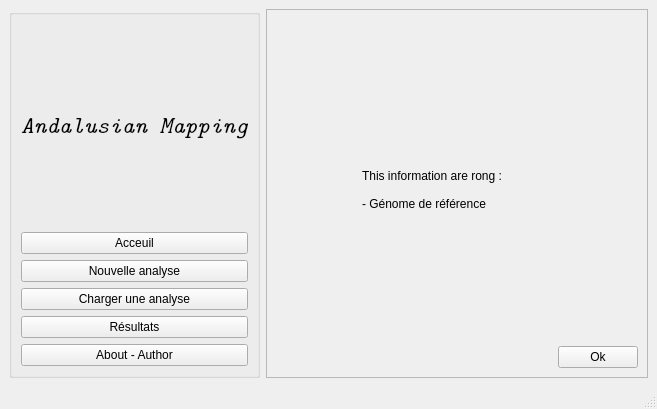
<?xml version="1.0" encoding="UTF-8"?>
<ui version="4.0">
 <class>MainWindow</class>
 <widget class="QMainWindow" name="MainWindow">
  <property name="geometry">
   <rect>
    <x>0</x>
    <y>0</y>
    <width>657</width>
    <height>409</height>
   </rect>
  </property>
  <property name="windowTitle">
   <string>MainWindow</string>
  </property>
  <widget class="QWidget" name="centralwidget">
   <layout class="QGridLayout" name="gridLayout">
    <item row="0" column="0">
     <widget class="QGroupBox" name="groupBox_2">
      <property name="minimumSize">
       <size>
        <width>0</width>
        <height>344</height>
       </size>
      </property>
      <property name="maximumSize">
       <size>
        <width>500</width>
        <height>400</height>
       </size>
      </property>
      <property name="title">
       <string/>
      </property>
      <layout class="QGridLayout" name="gridLayout_2">
       <item row="0" column="0">
        <widget class="QLabel" name="label_titre">
         <property name="font">
          <font>
           <family>Latin Modern Mono</family>
           <pointsize>18</pointsize>
           <weight>50</weight>
           <italic>true</italic>
           <bold>false</bold>
          </font>
         </property>
         <property name="cursor">
          <cursorShape>CrossCursor</cursorShape>
         </property>
         <property name="acceptDrops">
          <bool>false</bool>
         </property>
         <property name="layoutDirection">
          <enum>Qt::LeftToRight</enum>
         </property>
         <property name="text">
          <string>&lt;html&gt;&lt;head/&gt;&lt;body&gt;&lt;p align=&quot;center&quot;&gt;Andalusian Mapping&lt;/p&gt;&lt;/body&gt;&lt;/html&gt;</string>
         </property>
        </widget>
       </item>
       <item row="2" column="0">
        <widget class="QPushButton" name="pushButton_newAnalyse">
         <property name="text">
          <string>Nouvelle analyse</string>
         </property>
        </widget>
       </item>
       <item row="1" column="0">
        <widget class="QPushButton" name="pushButton_acceuil">
         <property name="text">
          <string>Acceuil</string>
         </property>
        </widget>
       </item>
       <item row="4" column="0">
        <widget class="QPushButton" name="pushButton_resultat">
         <property name="text">
          <string>Résultats</string>
         </property>
        </widget>
       </item>
       <item row="3" column="0">
        <widget class="QPushButton" name="pushButton_oldAnalise">
         <property name="text">
          <string>Charger une analyse</string>
         </property>
        </widget>
       </item>
       <item row="5" column="0">
        <widget class="QPushButton" name="pushButton_author">
         <property name="text">
          <string>About - Author</string>
         </property>
        </widget>
       </item>
      </layout>
     </widget>
    </item>
    <item row="0" column="1">
     <widget class="QScrollArea" name="scrollArea">
      <property name="widgetResizable">
       <bool>true</bool>
      </property>
      <widget class="QWidget" name="scrollAreaWidgetContents">
       <property name="geometry">
        <rect>
         <x>0</x>
         <y>0</y>
         <width>377</width>
         <height>342</height>
        </rect>
       </property>
       <layout class="QGridLayout" name="gridLayout_4">
        <item row="2" column="0" rowspan="2" colspan="2">
         <layout class="QHBoxLayout" name="horizontalLayout">
          <item>
           <widget class="QLabel" name="label">
            <property name="maximumSize">
             <size>
              <width>80</width>
              <height>70</height>
             </size>
            </property>
            <property name="text">
             <string/>
            </property>
            <property name="pixmap">
             <pixmap>../../../../../../../Cours/M1S2/Projet/ProjetS2/sign-warning-icon.png</pixmap>
            </property>
            <property name="scaledContents">
             <bool>true</bool>
            </property>
           </widget>
          </item>
          <item>
           <widget class="QLabel" name="label_2">
            <property name="text">
             <string>This information are rong : 

- Génome de référence</string>
            </property>
           </widget>
          </item>
         </layout>
        </item>
        <item row="5" column="1">
         <layout class="QGridLayout" name="gridLayout_3">
          <item row="0" column="0">
           <spacer name="horizontalSpacer_5">
            <property name="orientation">
             <enum>Qt::Horizontal</enum>
            </property>
            <property name="sizeHint" stdset="0">
             <size>
              <width>40</width>
              <height>20</height>
             </size>
            </property>
           </spacer>
          </item>
          <item row="0" column="1">
           <widget class="QPushButton" name="pushButton">
            <property name="text">
             <string>Ok</string>
            </property>
           </widget>
          </item>
         </layout>
        </item>
        <item row="0" column="0" colspan="2">
         <spacer name="horizontalSpacer">
          <property name="orientation">
           <enum>Qt::Horizontal</enum>
          </property>
          <property name="sizeHint" stdset="0">
           <size>
            <width>356</width>
            <height>20</height>
           </size>
          </property>
         </spacer>
        </item>
        <item row="1" column="0" colspan="2">
         <spacer name="horizontalSpacer_2">
          <property name="orientation">
           <enum>Qt::Horizontal</enum>
          </property>
          <property name="sizeHint" stdset="0">
           <size>
            <width>356</width>
            <height>20</height>
           </size>
          </property>
         </spacer>
        </item>
        <item row="4" column="1">
         <spacer name="horizontalSpacer_4">
          <property name="orientation">
           <enum>Qt::Horizontal</enum>
          </property>
          <property name="sizeHint" stdset="0">
           <size>
            <width>350</width>
            <height>20</height>
           </size>
          </property>
         </spacer>
        </item>
       </layout>
      </widget>
     </widget>
    </item>
   </layout>
  </widget>
  <widget class="QMenuBar" name="menubar">
   <property name="geometry">
    <rect>
     <x>0</x>
     <y>0</y>
     <width>657</width>
     <height>25</height>
    </rect>
   </property>
  </widget>
  <widget class="QStatusBar" name="statusbar"/>
 </widget>
 <resources/>
 <connections/>
</ui>
